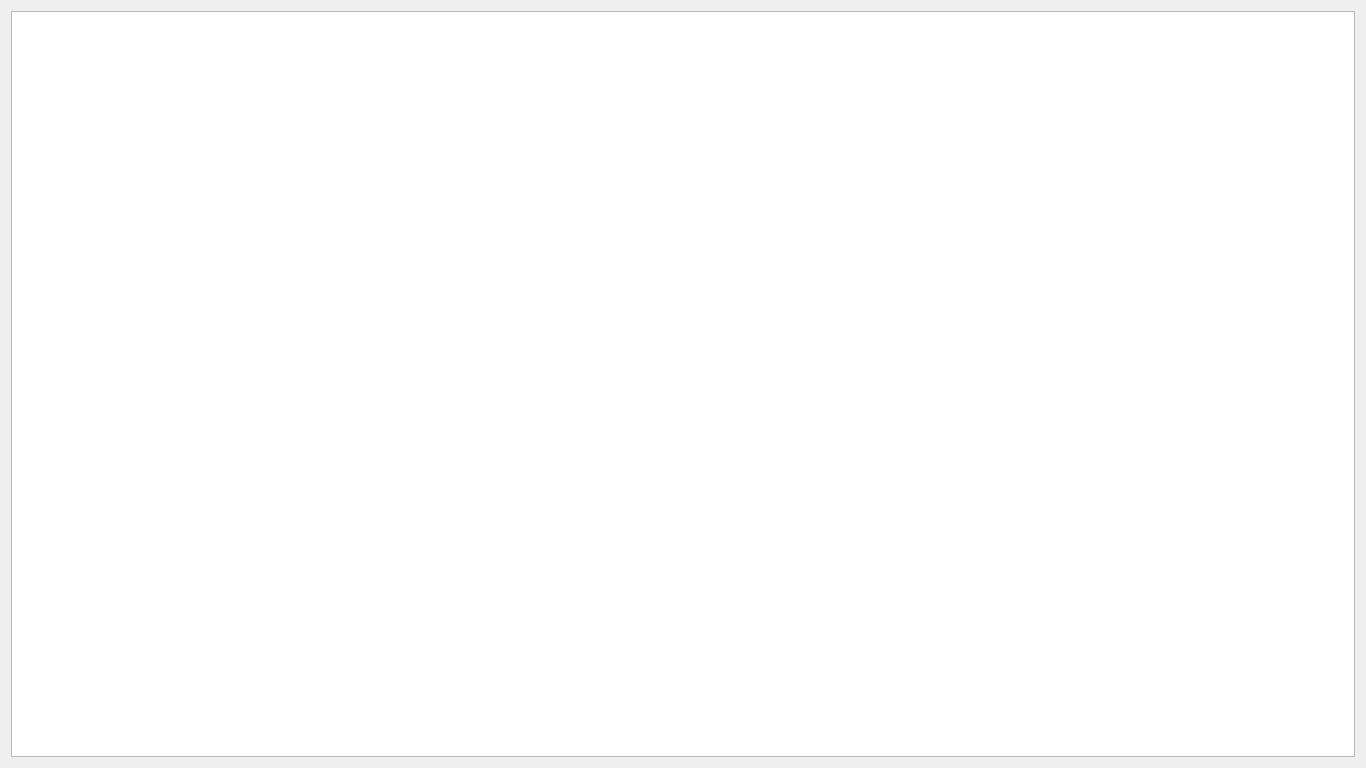
<?xml version="1.0" encoding="UTF-8"?>
<ui version="4.0">
 <class>Widget</class>
 <widget class="QWidget" name="Widget">
  <property name="geometry">
   <rect>
    <x>0</x>
    <y>0</y>
    <width>1366</width>
    <height>768</height>
   </rect>
  </property>
  <property name="minimumSize">
   <size>
    <width>0</width>
    <height>0</height>
   </size>
  </property>
  <property name="maximumSize">
   <size>
    <width>1366</width>
    <height>768</height>
   </size>
  </property>
  <property name="windowTitle">
   <string>Widget</string>
  </property>
  <layout class="QGridLayout" name="gridLayout">
   <item row="0" column="0">
    <widget class="QGraphicsView" name="graphicsView"/>
   </item>
  </layout>
 </widget>
 <resources/>
 <connections/>
</ui>
